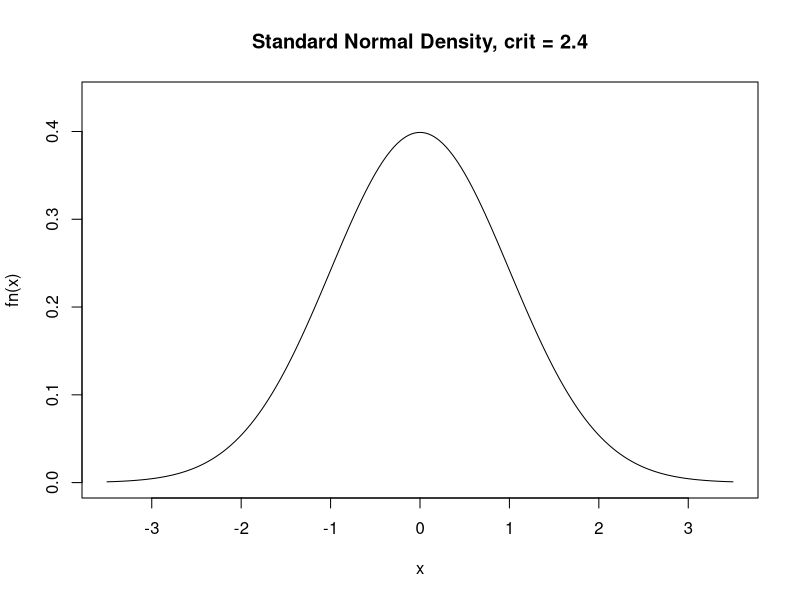

Reproduce this figure in R.
# Originally based on code from Fernando Henrique Ferraz Pereira da Rosa 
# http://www.fernandohrosa.com.br/en/P/shaded_areas_in_r/

# The parameters that don't change much.
Resolution <- 0.01
BotYBound <- 0

# Uncomment just one of the following lines to select function!

mainLabel <- "Standard Normal Density, crit = 2.4"; fn <- dnorm; xMaxFn = 0; leftXBound <- -3.5; rightXBound <- 3.5; critValue <- -2.1
#mainLabel <- "t distribution, df = 1"; fnA <- dt; fn <- function (x) { return (fnA (x, 1)) }; xMaxFn = 0; leftXBound <- -5; rightXBound <- 5; critValue <- -2.7

#mainLabel <- "chi-Sq distribution, df = 1, crit = 2.6"; fnA <- dchisq; fn <- function (x) { return (fnA (x, 1)) }; xMaxFn = 25; critValue <- 2.6; leftXBound <- 0; rightXBound <- 3; topYBound <- 4.2
#mainLabel <- "chi-Sq distribution, df = 2, crit = 7"; fnA <- dchisq; fn <- function (x) { return (fnA (x, 2)) }; xMaxFn = 25; critValue <- 7; leftXBound <- 0; rightXBound <- 8; topYBound <- 0.55
#mainLabel <- "chi-Sq distribution, df = 3, crit = 8.2"; fnA <- dchisq; fn <- function (x) { return (fnA (x, 3)) }; xMaxFn = 5; leftXBound <- 0; rightXBound <- 10; critValue <- 8.2; topYBound <- 0.25
#mainLabel <- "chi-Sq distribution, df = 6, crit = 13"; fnA <- dchisq; fn <- function (x) { return (fnA (x, 6)) }; xMaxFn = 13; critValue <- 13; leftXBound <- 0; rightXBound <- 15; topYBound <-0.15
#mainLabel <- "chi-Sq distribution, df = 8, crit = 17"; fnA <- dchisq; fn <- function (x) { return (fnA (x, 8)) }; xMaxFn = 25; critValue <- 17; leftXBound <- 0; rightXBound <- 20; topYBound <-0.12
#mainLabel <- "chi-Sq distribution, df = 10, crit = 25"; fnA <- dchisq; fn <- function (x) { return (fnA (x, 10)) }; xMaxFn = 25; critValue <- 22; leftXBound <- 0; rightXBound <- 25; topYBound <-0.11

# Note to self, do NOT title a variable df again!!
#mainLabel <- "F distribution, df1 = 3, df2 = 5, crit = 21.3"; fnA <- df; fn <- function (x) { return (fnA (x, 3, 5)) }; xMaxFn = .3; leftXBound <- 0; rightXBound <- 6; critValue <- 5.2
#mainLabel <- "F distribution, df1 = 6, df2 = 8, crit = 4.2"; fnA <- df; fn <- function (x) { return (fnA (x, 6, 8)) }; xMaxFn = .5; leftXBound <- 0; rightXBound <- 5; critValue <- 4.2

# Can use these to override the function-specific settings.
#leftXBound <- -2.8
#rightXBound <- 2.8
#critValue <- 25

# This is not the greatest, but as long as you define xMaxFn in the above 
# lines, it'll make sure it doesn't clip.
topYBound <- fn (xMaxFn) * 1.1
#topYBound <- 0.075

# Create the distribution curve, no critical value or shading yet.
xSamples = (rightXBound - leftXBound)/Resolution
curve ( fn (x),
        xlim = c (leftXBound, rightXBound), 
        ylim = c (BotYBound, topYBound),
        n = xSamples,
        main = mainLabel )

# What we're shading is pretty close to a trapezoid with 4 vertices, the top 
# part will be a sequence of points instead of a straight line. For both left 
# and right-tailed tests, will start from lower-left then upper left, upper 
# right, then lower right. Will always call the fn to get the y-values, so its
# only the x-values that are different.
if (critValue < 0)
{
   # For left-tailed test, left side is the left boundary
   x1 <- leftXBound
   x2 <- critValue
} else if (critValue > 0)
{
   # For right-tailed test, left side is the critical value
   x1 <- critValue
   x2 <- rightXBound
} else # critValue = 0
{
   x1 <- critValue
   x2 <- critValue
}
y1 <- BotYBound

# Create a polygon for the shaded area with lists of point coordinates. First
# vertex is lower left corner: (x1,0).
coord.x <- c (x1)
coord.y <- c (y1)

# Keep extending the list for each point. Draw the curved top from 
# upper left to upper right with a sequence of points from (-3,f(-3)) to 
# (critValue,(f(critValue))).
coord.x <- c ( coord.x,
               seq (x1, x2, Resolution) )
coord.y <- c ( coord.y,
               fn (seq (x1, x2, Resolution)) ) 

# Last vertex: (x2, y1)
coord.x <- c (coord.x, x2)
coord.y <- c (coord.y, y1)

# List of points is done. Draw the polygon!
#polygon (coord.x, coord.y, col='lightgreen')

# Close off the bottom x-axis with a horizontal line.
#abline(h=0)
